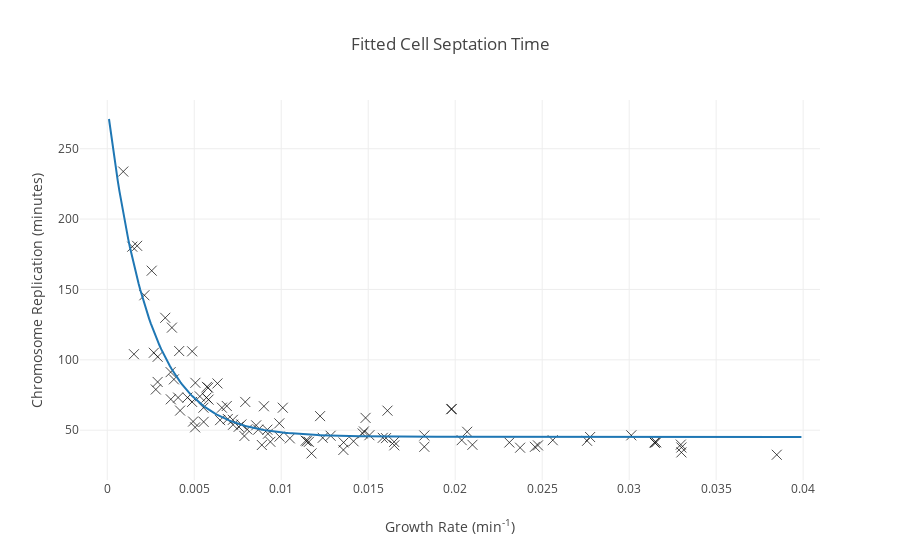

Source (notebook cell):
### Code cell
trace1 = go.Scatter(
    name='Measured',
    x=all_data['mu_min'],
    y=all_data['C_min'],
    mode="markers",
    marker=dict(size=10, symbol='x-thin-open', color='black', opacity=0.7))

trace2 = go.Scatter(
    name='Fit',
    x=np.arange(0.0001, 0.04, 0.0001),
    y=onePhase(np.arange(0.0001, 0.04, 0.0001), 235.796165, 428.916673, 45.2188479),
    line=dict(color='rgb(31, 119, 180)'),
    fillcolor='rgba(68, 68, 68, 0.3)',
    mode='lines')

# Trace order can be important
# with continuous error bars
data = [trace1, trace2]

layout = go.Layout(
    xaxis=dict(title='Growth Rate (min<sup>-1</sup>)', zeroline=False),
    yaxis=dict(title='Chromosome Replication (minutes)', zeroline=False),
    title='Fitted Cell Septation Time',
    showlegend = False)

fig = go.Figure(data=data, layout=layout)
iplot(fig, filename='pandas-continuous-error-bars')

### Figure 1 — Plotly figure (JSON) as saved in the notebook; plotly's stock layout.template omitted (floating-point values rounded to 4 significant figures; data arrays with more than 128 entries replaced by an {"elided": "..."} marker saying what was removed)
{"data": [{"marker": {"color": "black", "opacity": 0.7, "size": 10, "symbol": "x-thin-open"}, "mode": "markers", "name": "Measured", "type": "scatter", "uid": "16cc2c2a-87b2-4814-9e85-badeb80b4065", "x": [0.0009194, 0.001718, 0.001438, 0.002555, 0.002134, 0.003333, 0.003717, 0.001534, 0.002677, 0.002898, 0.004135, 0.004881, 0.002896, 0.002791, 0.003643, 0.003829, 0.003653, 0.004073, 0.005065, 0.004609, 0.005799, 0.00573, 0.006336, 0.005321, 0.004877, 0.004188, 0.004934, 0.005705, 0.005822, 0.00553, 0.00505, 0.00554, 0.006871, 0.006591, 0.006485, 0.006928, 0.007932, 0.00722, 0.007231, 0.007709, 0.007557, 0.008047, 0.007883, 0.009005, 0.00856, 0.008676, 0.01009, 0.00989, 0.009201, 0.009236, 0.008885, 0.009375, 0.0099, 0.01049, 0.01223, 0.0114, 0.01147, 0.01159, 0.01174, 0.01238, 0.01284, 0.01358, 0.01357, 0.01416, 0.01475, 0.01468, 0.01485, 0.01507, 0.01611, 0.01602, 0.01584, 0.01649, 0.0165, 0.01823, 0.01823, 0.0198, 0.01977, 0.02069, 0.02037, 0.02099, 0.02311, 0.02373, 0.02458, 0.02476, 0.02561, 0.02775, 0.02758, 0.03012, 0.03147, 0.03156, 0.03146, 0.03297, 0.033, 0.033, 0.03848], "y": [233.8, 181.0, 180.4, 163.3, 145.9, 129.9, 122.9, 104.0, 105.0, 102.1, 106.2, 106.0, 84.28, 78.94, 91.25, 86.12, 71.95, 73.18, 83.65, 73.18, 80.16, 80.77, 83.23, 74.0, 70.1, 63.94, 56.13, 73.17, 71.74, 65.99, 52.03, 55.93, 67.21, 65.98, 57.15, 57.97, 70.08, 57.36, 53.86, 54.07, 52.43, 50.57, 45.85, 67.0, 53.45, 50.37, 65.96, 54.88, 50.36, 47.49, 39.48, 41.74, 45.43, 44.2, 60.0, 42.55, 42.14, 41.73, 33.51, 44.6, 46.03, 41.31, 35.97, 42.12, 49.1, 47.67, 58.75, 46.43, 63.88, 44.37, 44.58, 41.7, 39.24, 46.21, 38.2, 65.09, 64.89, 48.87, 42.91, 39.63, 41.26, 37.56, 38.17, 39.2, 42.89, 45.13, 42.47, 46.35, 41.01, 41.42, 41.42, 39.77, 37.72, 34.22, 32.55]}, {"fillcolor": "rgba(68, 68, 68, 0.3)", "line": {"color": "rgb(31, 119, 180)"}, "mode": "lines", "name": "Fit", "type": "scatter", "uid": "ce683076-2c2e-43a3-9b80-a62f66136084", "x": {"elided": "399 float values"}, "y": {"elided": "399 float values"}}], "layout": {"showlegend": false, "title": {"text": "Fitted Cell Septation Time"}, "xaxis": {"title": {"text": "Growth Rate (min<sup>-1</sup>)"}, "zeroline": false}, "yaxis": {"title": {"text": "Chromosome Replication (minutes)"}, "zeroline": false}}}
